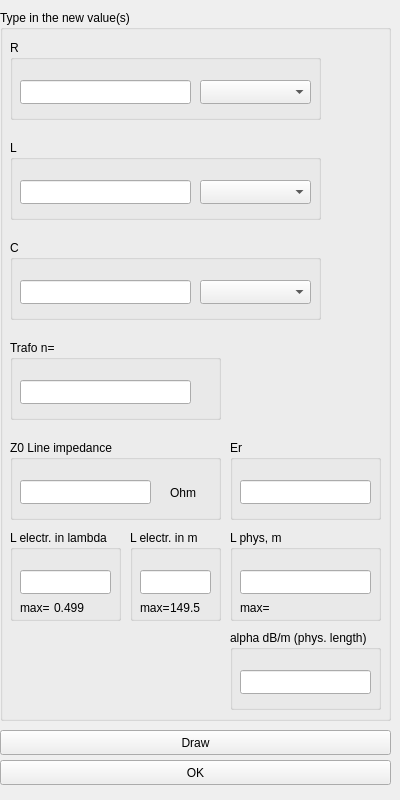
<?xml version="1.0" encoding="UTF-8"?>
<ui version="4.0">
 <class>EditWidget</class>
 <widget class="QWidget" name="EditWidget">
  <property name="geometry">
   <rect>
    <x>0</x>
    <y>0</y>
    <width>400</width>
    <height>800</height>
   </rect>
  </property>
  <property name="windowTitle">
   <string>EditWidget</string>
  </property>
  <widget class="QGroupBox" name="groupBox">
   <property name="geometry">
    <rect>
     <x>0</x>
     <y>10</y>
     <width>391</width>
     <height>711</height>
    </rect>
   </property>
   <property name="title">
    <string>Type in the new value(s)</string>
   </property>
   <widget class="QGroupBox" name="groupBox_2">
    <property name="geometry">
     <rect>
      <x>10</x>
      <y>30</y>
      <width>311</width>
      <height>80</height>
     </rect>
    </property>
    <property name="title">
     <string>R</string>
    </property>
    <widget class="QLineEdit" name="RLineEdit">
     <property name="geometry">
      <rect>
       <x>10</x>
       <y>40</y>
       <width>171</width>
       <height>24</height>
      </rect>
     </property>
    </widget>
    <widget class="QComboBox" name="RComboBox">
     <property name="geometry">
      <rect>
       <x>190</x>
       <y>40</y>
       <width>111</width>
       <height>24</height>
      </rect>
     </property>
    </widget>
   </widget>
   <widget class="QGroupBox" name="groupBox_3">
    <property name="geometry">
     <rect>
      <x>10</x>
      <y>130</y>
      <width>311</width>
      <height>80</height>
     </rect>
    </property>
    <property name="title">
     <string>L</string>
    </property>
    <widget class="QComboBox" name="LComboBox">
     <property name="geometry">
      <rect>
       <x>190</x>
       <y>40</y>
       <width>111</width>
       <height>24</height>
      </rect>
     </property>
    </widget>
    <widget class="QLineEdit" name="LLineEdit">
     <property name="geometry">
      <rect>
       <x>10</x>
       <y>40</y>
       <width>171</width>
       <height>24</height>
      </rect>
     </property>
    </widget>
   </widget>
   <widget class="QGroupBox" name="groupBox_4">
    <property name="geometry">
     <rect>
      <x>10</x>
      <y>230</y>
      <width>311</width>
      <height>80</height>
     </rect>
    </property>
    <property name="title">
     <string>C</string>
    </property>
    <widget class="QLineEdit" name="CLineEdit">
     <property name="geometry">
      <rect>
       <x>10</x>
       <y>40</y>
       <width>171</width>
       <height>24</height>
      </rect>
     </property>
    </widget>
    <widget class="QComboBox" name="CComboBox">
     <property name="geometry">
      <rect>
       <x>190</x>
       <y>40</y>
       <width>111</width>
       <height>24</height>
      </rect>
     </property>
    </widget>
   </widget>
   <widget class="QGroupBox" name="groupBox_5">
    <property name="geometry">
     <rect>
      <x>10</x>
      <y>330</y>
      <width>211</width>
      <height>80</height>
     </rect>
    </property>
    <property name="title">
     <string>Trafo n=</string>
    </property>
    <widget class="QLineEdit" name="NLineEdit">
     <property name="geometry">
      <rect>
       <x>10</x>
       <y>40</y>
       <width>171</width>
       <height>24</height>
      </rect>
     </property>
    </widget>
   </widget>
   <widget class="QGroupBox" name="groupBox_6">
    <property name="geometry">
     <rect>
      <x>10</x>
      <y>430</y>
      <width>211</width>
      <height>80</height>
     </rect>
    </property>
    <property name="title">
     <string>Z0 Line impedance</string>
    </property>
    <widget class="QLineEdit" name="Z0LineEdit">
     <property name="geometry">
      <rect>
       <x>10</x>
       <y>40</y>
       <width>131</width>
       <height>24</height>
      </rect>
     </property>
    </widget>
    <widget class="QLabel" name="label">
     <property name="geometry">
      <rect>
       <x>160</x>
       <y>45</y>
       <width>55</width>
       <height>16</height>
      </rect>
     </property>
     <property name="lineWidth">
      <number>0</number>
     </property>
     <property name="text">
      <string>Ohm</string>
     </property>
    </widget>
   </widget>
   <widget class="QGroupBox" name="groupBox_7">
    <property name="geometry">
     <rect>
      <x>230</x>
      <y>430</y>
      <width>151</width>
      <height>80</height>
     </rect>
    </property>
    <property name="title">
     <string>Er</string>
    </property>
    <widget class="QLineEdit" name="ErLineEdit">
     <property name="geometry">
      <rect>
       <x>10</x>
       <y>40</y>
       <width>131</width>
       <height>24</height>
      </rect>
     </property>
    </widget>
   </widget>
   <widget class="QGroupBox" name="groupBox_8">
    <property name="geometry">
     <rect>
      <x>230</x>
      <y>520</y>
      <width>151</width>
      <height>91</height>
     </rect>
    </property>
    <property name="title">
     <string>L phys, m</string>
    </property>
    <widget class="QLineEdit" name="LPhMMLineEdit">
     <property name="geometry">
      <rect>
       <x>10</x>
       <y>40</y>
       <width>131</width>
       <height>24</height>
      </rect>
     </property>
    </widget>
    <widget class="QLabel" name="label_4">
     <property name="geometry">
      <rect>
       <x>10</x>
       <y>70</y>
       <width>31</width>
       <height>16</height>
      </rect>
     </property>
     <property name="text">
      <string>max= </string>
     </property>
    </widget>
    <widget class="QLabel" name="LPhMMLabel">
     <property name="geometry">
      <rect>
       <x>40</x>
       <y>70</y>
       <width>61</width>
       <height>16</height>
      </rect>
     </property>
     <property name="text">
      <string/>
     </property>
    </widget>
    <widget class="QLabel" name="LPhMMLabel_2">
     <property name="geometry">
      <rect>
       <x>110</x>
       <y>70</y>
       <width>31</width>
       <height>16</height>
      </rect>
     </property>
     <property name="text">
      <string/>
     </property>
    </widget>
   </widget>
   <widget class="QGroupBox" name="groupBox_9">
    <property name="geometry">
     <rect>
      <x>230</x>
      <y>620</y>
      <width>151</width>
      <height>80</height>
     </rect>
    </property>
    <property name="title">
     <string>alpha dB/m (phys. length)</string>
    </property>
    <widget class="QLineEdit" name="AlphaLineEdit">
     <property name="geometry">
      <rect>
       <x>10</x>
       <y>40</y>
       <width>131</width>
       <height>24</height>
      </rect>
     </property>
    </widget>
   </widget>
   <widget class="QGroupBox" name="groupBox_10">
    <property name="geometry">
     <rect>
      <x>10</x>
      <y>520</y>
      <width>111</width>
      <height>91</height>
     </rect>
    </property>
    <property name="title">
     <string>L electr. in lambda</string>
    </property>
    <widget class="QLineEdit" name="LLambdaLineEdit">
     <property name="geometry">
      <rect>
       <x>10</x>
       <y>40</y>
       <width>91</width>
       <height>24</height>
      </rect>
     </property>
    </widget>
    <widget class="QLabel" name="label_2">
     <property name="geometry">
      <rect>
       <x>10</x>
       <y>70</y>
       <width>31</width>
       <height>16</height>
      </rect>
     </property>
     <property name="text">
      <string>max= </string>
     </property>
    </widget>
    <widget class="QLabel" name="LLambdaLabel">
     <property name="geometry">
      <rect>
       <x>44</x>
       <y>70</y>
       <width>61</width>
       <height>16</height>
      </rect>
     </property>
     <property name="text">
      <string>0.499</string>
     </property>
    </widget>
   </widget>
   <widget class="QGroupBox" name="groupBox_11">
    <property name="geometry">
     <rect>
      <x>130</x>
      <y>520</y>
      <width>91</width>
      <height>91</height>
     </rect>
    </property>
    <property name="title">
     <string>L electr. in m</string>
    </property>
    <widget class="QLineEdit" name="LElMMLineEdit">
     <property name="geometry">
      <rect>
       <x>10</x>
       <y>40</y>
       <width>71</width>
       <height>24</height>
      </rect>
     </property>
    </widget>
    <widget class="QLabel" name="label_3">
     <property name="geometry">
      <rect>
       <x>10</x>
       <y>70</y>
       <width>31</width>
       <height>16</height>
      </rect>
     </property>
     <property name="text">
      <string>max= </string>
     </property>
    </widget>
    <widget class="QLabel" name="LElMMLabel">
     <property name="geometry">
      <rect>
       <x>40</x>
       <y>70</y>
       <width>41</width>
       <height>16</height>
      </rect>
     </property>
     <property name="text">
      <string>149.5</string>
     </property>
    </widget>
   </widget>
  </widget>
  <widget class="QPushButton" name="DrawButton">
   <property name="geometry">
    <rect>
     <x>0</x>
     <y>730</y>
     <width>391</width>
     <height>25</height>
    </rect>
   </property>
   <property name="text">
    <string>Draw</string>
   </property>
  </widget>
  <widget class="QPushButton" name="OKButton">
   <property name="geometry">
    <rect>
     <x>0</x>
     <y>760</y>
     <width>391</width>
     <height>25</height>
    </rect>
   </property>
   <property name="text">
    <string>OK</string>
   </property>
  </widget>
 </widget>
 <layoutdefault spacing="6" margin="11"/>
 <resources/>
 <connections/>
</ui>
